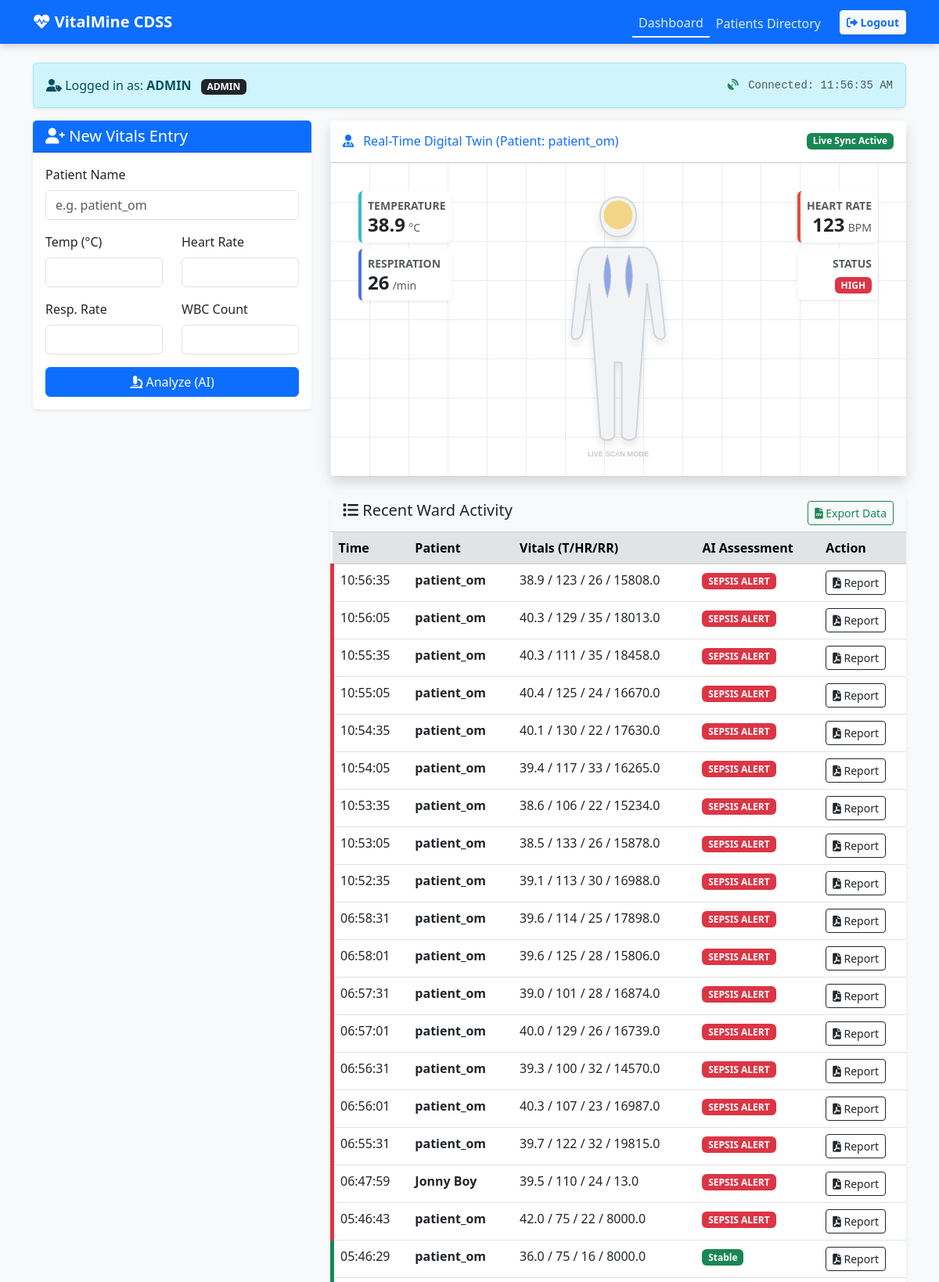
Screenshot of / (signed in, upper part) with the database file from the repository.
### models.py (models this page shows)
class User(UserMixin, db.Model):
    id = db.Column(db.Integer, primary_key=True)
    username = db.Column(db.String(100), unique=True, nullable=False)
    password = db.Column(db.String(100), nullable=False)
    role = db.Column(db.String(20), nullable=False, default="patient")
    entries = db.relationship("Entry", backref="author", lazy=True)

class Entry(db.Model):
    id = db.Column(db.Integer, primary_key=True)
    user_id = db.Column(db.Integer, db.ForeignKey("user.id"), nullable=True)
    name = db.Column(db.String(100), nullable=False)
    temp = db.Column(db.Float, nullable=False)
    hr = db.Column(db.Integer, nullable=False)
    rr = db.Column(db.Integer, nullable=False)
    wbc = db.Column(db.Float, nullable=False)
    status = db.Column(db.String(20), nullable=False)
    advice = db.Column(db.String(200), nullable=True)
    timestamp = db.Column(db.DateTime, default=datetime.utcnow)

### app.py (the view)
@app.route("/")
@login_required
def home():
    if current_user.role == "patient":
        return redirect(url_for("patient_dashboard"))
    all_entries = Entry.query.order_by(Entry.timestamp.desc()).all()
    stats = {
        "total": len(all_entries),
        "high": sum(1 for e in all_entries if e.status == "High"),
        "stable": sum(1 for e in all_entries if e.status != "High"),
    }
    history_data = []
    for e in all_entries:
        history_data.append(
            {
                "id": e.id,
                "time": e.timestamp.strftime("%H:%M:%S"),
                "name": e.name,
                "vitals": f"{e.temp} / {e.hr} / {e.rr} / {e.wbc}",
                "status": e.status,
                "advice": e.advice,
            }
        )
    return render_template("home.html", history=history_data, stats=stats)

### app.py (called while the page is built)
@login_manager.user_loader
def load_user(user_id):
    return db.session.get(User, int(user_id))

### templates/home.html (shortened to what this page needs)
{% extends "base.html" %} {% block content %}
<div
  class="alert alert-info d-flex justify-content-between align-items-center shadow-sm"
>
  <span>
    <i class="fa-solid fa-user-tag"></i> Logged in as:
    <strong>{{ current_user.username.upper() }}</strong>
    <span class="badge bg-dark ms-2">{{ current_user.role.upper() }}</span>
  </span>
  <span id="system-clock" class="small text-muted font-monospace">
  </span>
</div>
<div class="row">
  {% if current_user.role in ['admin', 'nurse'] %}
  <div class="col-md-4">
    <div class="card shadow-sm border-primary">
      <div class="card-header bg-primary text-white">
        <h5 class="mb-0">
          <i class="fa-solid fa-user-plus"></i> New Vitals Entry
        </h5>
      </div>
      <div class="card-body">
        <form method="POST" action="/add_vitals">
          <div class="mb-3">
            <label class="form-label">Patient Name</label>
            <input
              type="text"
              name="name"
              class="form-control"
              required
              placeholder="e.g. patient_om"
            />
          </div>
          <div class="row">
            <div class="col-6 mb-3">
              <label class="form-label">Temp (°C)</label>
              <input
                type="number"
                step="0.1"
                name="temperature"
                class="form-control"
                required
              />
            </div>
            <div class="col-6 mb-3">
              <label class="form-label">Heart Rate</label>
              <input
                type="number"
                name="heart_rate"
                class="form-control"
                required
              />
            </div>
          </div>
          <div class="row">
            <div class="col-6 mb-3">
              <label class="form-label">Resp. Rate</label>
              <input
                type="number"
                name="resp_rate"
                class="form-control"
                required
              />
            </div>
            <div class="col-6 mb-3">
              <label class="form-label">WBC Count</label>
              <input
                type="number"
                name="wbc_count"
                class="form-control"
                required
              />
            </div>
          </div>
          <button type="submit" class="btn btn-primary w-100">
            <i class="fa-solid fa-microscope"></i> Analyze (AI)
          </button>
        </form>
      </div>
    </div>
  </div>
  {% endif %}
  <div
    class="{% if current_user.role == 'doctor' %}col-md-12{% else %}col-md-8{% endif %}"
  >
    {% if current_user.role in ['admin', 'doctor'] %}
    <div class="card shadow mb-4 border-bottom-primary">
      <div
        class="card-header py-3 d-flex flex-row align-items-center justify-content-between bg-white"
      >
        <h6 class="m-0 font-weight-bold text-primary">
          <i class="fas fa-user-md me-2"></i> Real-Time Digital Twin (Patient:
          patient_om)
        </h6>
        <span id="twinStatus" class="badge bg-secondary">Syncing...</span>
      </div>
      <div
        class="card-body text-center bg-white"
        style="position: relative; overflow: hidden; height: 400px"
      >
        <div
          style="
            position: absolute;
            top: 0;
            left: 0;
            width: 100%;
            height: 100%;
            background-image:
              linear-gradient(#e9ecef 1px, transparent 1px),
              linear-gradient(90deg, #e9ecef 1px, transparent 1px);
            background-size: 50px 50px;
            pointer-events: none;
          "
        ></div>
        <div
          class="digital-twin-container"
          style="height: 100%; position: relative; z-index: 1"
        >
          <svg
            viewBox="0 0 200 400"
            style="
              height: 100%;
              filter: drop-shadow(0 5px 5px rgba(0, 0, 0, 0.1));
            "
          >
            <text
              x="100"
              y="390"
              text-anchor="middle"
              fill="#adb5bd"
              font-size="10"
              font-family="sans-serif"
            >
              LIVE SCAN MODE
            </text>
          </svg>
          <div
            style="position: absolute; top: 20px; left: 20px; text-align: left"
          >
            <div
              class="card p-2 shadow-sm border-left-info mb-2"
              style="border-left: 4px solid #36b9cc"
            >
              <small class="text-muted fw-bold">TEMPERATURE</small>
              <div>
                <span id="val-temp" class="h4 text-dark fw-bold">--</span>
                <span class="text-muted small">°C</span>
              </div>
            </div>
            <div
              class="card p-2 shadow-sm border-left-primary"
              style="border-left: 4px solid #4e73df"
            >
              <small class="text-muted fw-bold">RESPIRATION</small>
              <div>
                <span id="val-rr" class="h4 text-dark fw-bold">--</span>
                <span class="text-muted small">/min</span>
              </div>
            </div>
          </div>
          <div
            style="
              position: absolute;
              top: 20px;
              right: 20px;
              text-align: right;
            "
          >
            <div
              class="card p-2 shadow-sm border-left-danger mb-2"
              style="border-left: 4px solid #e74a3b"
            >
              <small class="text-muted fw-bold">HEART RATE</small>
              <div>
                <span id="val-hr" class="h4 text-dark fw-bold">--</span>
                <span class="text-muted small">BPM</span>
              </div>
            </div>
            <div class="card p-2 shadow-sm">
              <small class="text-muted fw-bold">STATUS</small>
              <div class="mt-1">
                <span id="val-status" class="badge bg-secondary">--</span>
              </div>
            </div>
          </div>
        </div>
      </div>
    </div>
    {% endif %}
    <div class="card shadow-sm">
      <div class="card-header bg-light d-flex justify-content-between">
        <h5 class="mb-0">
          <i class="fa-solid fa-list"></i> Recent Ward Activity
        </h5>
        <a href="/export_data" class="btn btn-sm btn-outline-success">
          <i class="fa-solid fa-file-csv"></i> Export Data
        </a>
      </div>
      <div class="card-body p-0">
        <table class="table table-hover mb-0">
          <thead class="table-secondary">
            <tr>
              <th>Time</th>
              <th>Patient</th>
              <th>Vitals (T/HR/RR)</th>
              <th>AI Assessment</th>
              <th>Action</th>
            </tr>
          </thead>
          <tbody>
            {% for row in history %}
            <tr class="risk-{{ row.status }}">
              <td>{{ row.time }}</td>
              <td><strong>{{ row.name }}</strong></td>
              <td>{{ row.vitals }}</td>
              <td>
                {% if row.status == 'High' %}
                <span class="badge bg-danger">SEPSIS ALERT</span>
                {% elif row.status == 'Warning' %}
                <span class="badge bg-warning text-dark">Warning</span>
                {% else %}
                <span class="badge bg-success">Stable</span>
                {% endif %}
              </td>
              <td>
                <a
                  href="/generate_pdf/{{ row.id }}"
                  class="btn btn-sm btn-outline-dark"
                >
                  <i class="fa-solid fa-file-pdf"></i> Report
                </a>
              </td>
            </tr>
            {% endfor %}
          </tbody>
        </table>
      </div>
    </div>
  </div>
</div>
 {% endblock %}

### templates/base.html (style rules this page uses)
body { background-color: #f8f9fa; }
.card { border: none; box-shadow: 0 4px 6px rgba(0, 0, 0, 0.1); }
.risk-High { background-color: #ffe6e6; border-left: 5px solid #dc3545; }
.risk-Stable { border-left: 5px solid #198754; }

### rows the page displays
User: username "ADMIN", role "ADMIN"
Entry: time "10:56:35", name "patient_om", vitals "38.9 / 123 / 26 / 15808.0", status "SEPSIS ALERT"
Entry: time "10:56:05", name "patient_om", vitals "40.3 / 129 / 35 / 18013.0", status "SEPSIS ALERT"
Entry: time "10:55:35", name "patient_om", vitals "40.3 / 111 / 35 / 18458.0", status "SEPSIS ALERT"
Entry: time "10:55:05", name "patient_om", vitals "40.4 / 125 / 24 / 16670.0", status "SEPSIS ALERT"
Entry: time "10:54:35", name "patient_om", vitals "40.1 / 130 / 22 / 17630.0", status "SEPSIS ALERT"
Entry: time "10:54:05", name "patient_om", vitals "39.4 / 117 / 33 / 16265.0", status "SEPSIS ALERT"
Entry: time "10:53:35", name "patient_om", vitals "38.6 / 106 / 22 / 15234.0", status "SEPSIS ALERT"
Entry: time "10:53:05", name "patient_om", vitals "38.5 / 133 / 26 / 15878.0", status "SEPSIS ALERT"
Entry: time "10:52:35", name "patient_om", vitals "39.1 / 113 / 30 / 16988.0", status "SEPSIS ALERT"
Entry: time "06:58:31", name "patient_om", vitals "39.6 / 114 / 25 / 17898.0", status "SEPSIS ALERT"
Entry: time "06:58:01", name "patient_om", vitals "39.6 / 125 / 28 / 15806.0", status "SEPSIS ALERT"
Entry: time "06:57:31", name "patient_om", vitals "39.0 / 101 / 28 / 16874.0", status "SEPSIS ALERT"
Entry: time "06:57:01", name "patient_om", vitals "40.0 / 129 / 26 / 16739.0", status "SEPSIS ALERT"
Entry: time "06:56:31", name "patient_om", vitals "39.3 / 100 / 32 / 14570.0", status "SEPSIS ALERT"
Entry: time "06:56:01", name "patient_om", vitals "40.3 / 107 / 23 / 16987.0", status "SEPSIS ALERT"
Entry: time "06:55:31", name "patient_om", vitals "39.7 / 122 / 32 / 19815.0", status "SEPSIS ALERT"
Entry: time "06:47:59", name "Jonny Boy", vitals "39.5 / 110 / 24 / 13.0", status "SEPSIS ALERT"
Entry: time "05:46:43", name "patient_om", vitals "42.0 / 75 / 22 / 8000.0", status "SEPSIS ALERT"
Entry: time "05:46:29", name "patient_om", vitals "36.0 / 75 / 16 / 8000.0", status "Stable"
